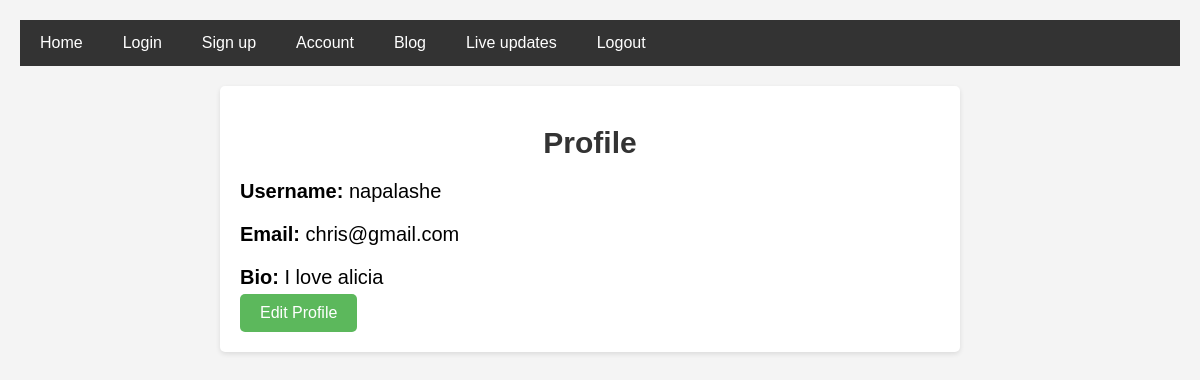
/user/account/ (signed in), run on an earlier commit of the app's database.
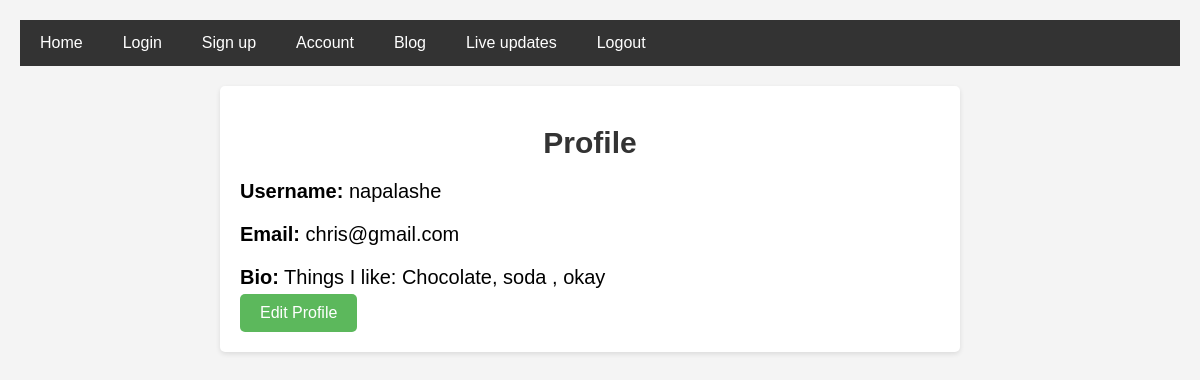
And on a later commit of the database.
### userauths/models.py (models this page shows, shortened)
class User(AbstractUser):
    email = models.EmailField(unique = True)
    username = models.CharField(max_length=100)
    bio = models.CharField(max_length=100)
    USERNAME_FIELD = 'email'
    REQUIRED_FIELDS = ['username']

### userauths/views.py (the view)
# urls.py: path('account/', views.account_view, name = 'account'),
@login_required
def account_view(request):
    return render(request, 'userauths/account.html', {'user': request.user})

### templates/userauths/account.html (shortened to what this page needs)
{% extends "partials/base.html" %} {% block content %}
<link rel="stylesheet" href="static/css/styles.css" />
<div class="profile-container">
  <div class="profile-sidebar">
    <h1>Profile</h1>
    <p><strong>Username:</strong> {{ user.username }}</p>
    <p><strong>Email:</strong> {{ user.email }}</p>
    <p><strong>Bio:</strong> {{ user.bio }}</p>
    <a href="{% url 'userauths:edit-profile' %}" class="edit-profile-btn"
      >Edit Profile</a
    >
  </div>
</div>
{% endblock content %}

What changed in the data, as far as the page shows it:
changed User "napalashe": bio "I love alicia" → "Things I like: Chocolate, soda , okay"
